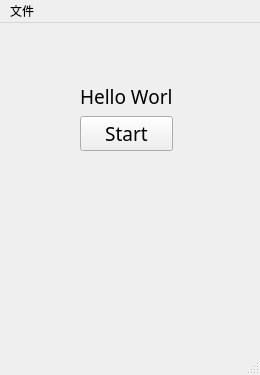
<?xml version="1.0" encoding="UTF-8"?>
<ui version="4.0">
 <class>MainWindow</class>
 <widget class="QMainWindow" name="MainWindow">
  <property name="geometry">
   <rect>
    <x>0</x>
    <y>0</y>
    <width>260</width>
    <height>375</height>
   </rect>
  </property>
  <property name="windowTitle">
   <string>Hello World</string>
  </property>
  <widget class="QWidget" name="centralwidget">
   <widget class="QWidget" name="">
    <property name="geometry">
     <rect>
      <x>80</x>
      <y>60</y>
      <width>93</width>
      <height>68</height>
     </rect>
    </property>
    <layout class="QVBoxLayout" name="verticalLayout">
     <item>
      <widget class="QLabel" name="label">
       <property name="font">
        <font>
         <family>Adobe Devanagari</family>
         <pointsize>14</pointsize>
        </font>
       </property>
       <property name="text">
        <string>Hello World!</string>
       </property>
      </widget>
     </item>
     <item>
      <widget class="QPushButton" name="pushButton">
       <property name="font">
        <font>
         <family>Adobe Devanagari</family>
         <pointsize>14</pointsize>
        </font>
       </property>
       <property name="text">
        <string>Start</string>
       </property>
      </widget>
     </item>
    </layout>
   </widget>
  </widget>
  <widget class="QMenuBar" name="menubar">
   <property name="geometry">
    <rect>
     <x>0</x>
     <y>0</y>
     <width>260</width>
     <height>26</height>
    </rect>
   </property>
   <widget class="QMenu" name="menu">
    <property name="title">
     <string>文件</string>
    </property>
   </widget>
   <addaction name="menu"/>
  </widget>
  <widget class="QStatusBar" name="statusbar"/>
 </widget>
 <resources/>
 <connections/>
</ui>
